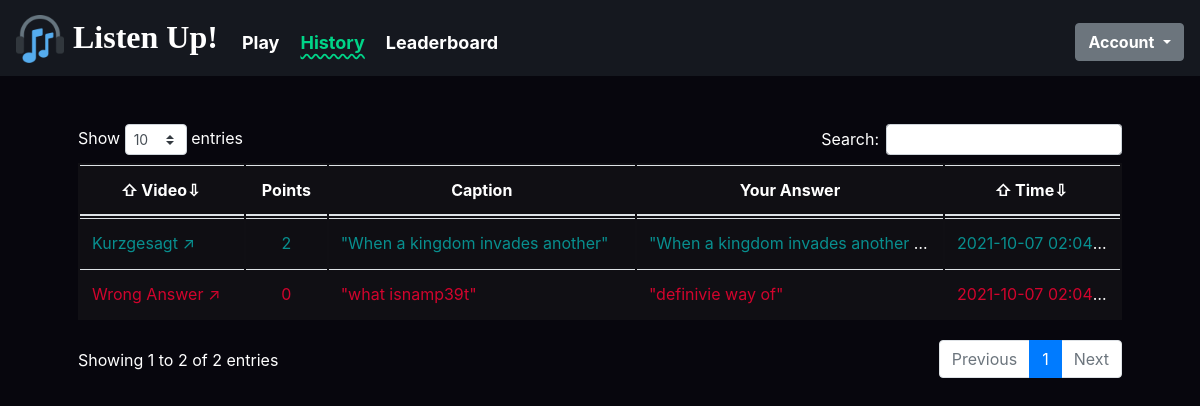
Screenshot of /history (signed in) with the database file from the repository.
### tables this page shows
CREATE TABLE history (id INTEGER PRIMARY KEY AUTOINCREMENT NOT NULL, user_id INTEGER NOT NULL, yturl TEXT NOT NULL, caption TEXT NOT NULL, answer TEXT NOT NULL, point NUMERIC NOT NULL, time TIMESTAMP DEFAULT CURRENT_TIMESTAMP NOT NULL, isbuggy INTEGER NOT NULL DEFAULT 0, FOREIGN KEY(user_id) REFERENCES users(id));

### application.py (the view)
@app.route("/history")
@login_required
def history():
    rows = db.execute("SELECT * FROM history WHERE user_id=:id", id=session["user_id"])
    return render_template("history.html", rows=rows)

### application.py (called while the page is built)
@app.after_request
def after_request(response):
    response.headers["Cache-Control"] = "no-cache, no-store, must-revalidate"
    response.headers["Expires"] = 0
    response.headers["Pragma"] = "no-cache"
    return response

### helpers.py (called while the page is built)
def login_required(f):
    @wraps(f)
    def decorated_function(*args, **kwargs):
        if session.get("user_id") is None:
            return redirect("/login")
        return f(*args, **kwargs)
    return decorated_function

### templates/history.html (shortened to what this page needs)
{% extends "layout.html" %}
{% set active_page = "history" %}
{% block main %}
    <table class="table table-striped" id="historytable" style="width: 100%; background-color: #3333;">
        <thead>
            <tr style="text-align: center;">
                <th style="width: 17%;">Video</th>
                <th style="width: 5%;">Points</th>
                <th style="width: 30%;">Caption</th>
                <th style="width: 30%;">Your Answer</th>
                <th style="width: 18%;">Time</th>
            </tr>
        </thead>
        <tbody>
            {% for row in rows %}
                <tr>
                    <td>
                        <a href="{{ row['yturl'] }}" target=”_blank” id="channel">
                            {% if row['point'] == 3 %}
                                <span style="color: #00FFFF;">Minute Earth &#x2197;</span>
                            {% elif row['point'] == 2 %}
                                <span style="color: #088F8F;">Kurzgesagt &#x2197;</span>
                            {% elif row['point'] == 1 %}
                                <span style="color: #89CFF0;">Ted Ed &#x2197;</span>
                            {% else %}
                                <span style="color: #D2042D;">Wrong Answer &#x2197;</span>
                            {% endif %}
                        </a>
                    </td>
                    <td style="text-align: center;">
                        {% if row['point'] == 3 %}
                            <span style="color: #00FFFF;">{{ row['point'] }}</span>
                        {% elif row['point'] == 2 %}
                            <span style="color: #088F8F;">{{ row['point'] }}</span>
                        {% elif row['point'] == 1 %}
                            <span style="color: #89CFF0;">{{ row['point'] }}</span>
                        {% else %}
                            <span style="color: #D2042D;">{{ row['point'] }}</span>
                        {% endif %}
                    </td>
                    <td>
                        {% if row['point'] == 3 %}
                            <span style="color: #00FFFF;" title="{{ row['caption'] }}">"{{ row['caption'] }}"</span>
                        {% elif row['point'] == 2 %}
                            <span style="color: #088F8F;" title="{{ row['caption'] }}">"{{ row['caption'] }}"</span>
                        {% elif row['point'] == 1 %}
                            <span style="color: #89CFF0;" title="{{ row['caption'] }}">"{{ row['caption'] }}"</span>
                        {% else %}
                            <span style="color: #D2042D;" title="{{ row['caption'] }}">"{{ row['caption'] }}"</span>
                        {% endif %}
                    </td>
                    <td>
                        {% if row['point'] == 3 %}
                            <span style="color: #00FFFF;" title="{{ row['answer'] }}">"{{ row['answer'] }}"</span>
                        {% elif row['point'] == 2 %}
                            <span style="color: #088F8F;" title="{{ row['answer'] }}">"{{ row['answer'] }}"</span>
                        {% elif row['point'] == 1 %}
                            <span style="color: #89CFF0;" title="{{ row['answer'] }}">"{{ row['answer'] }}"</span>
                        {% else %}
                            <span style="color: #D2042D;" title="{{ row['answer'] }}">"{{ row['answer'] }}"</span>
                        {% endif %}
                    </td>
                    <td>
                        {% if row['point'] == 3 %}
                            <span style="color: #00FFFF;">{{ row['time'] }}</span>
                        {% elif row['point'] == 2 %}
                            <span style="color: #088F8F;">{{ row['time'] }}</span>
                        {% elif row['point'] == 1 %}
                            <span style="color: #89CFF0;">{{ row['time'] }}</span>
                        {% else %}
                            <span style="color: #D2042D;">{{ row['time'] }}</span>
                        {% endif %}
                    </td>
                </tr>
            {% endfor %}
        </tbody>
    </table>
{% endblock %}

### static/styles.css (style rules this page uses)
.table { width: 100%; margin-bottom: 1rem; background-color: transparent; }
main table { text-align: left; }
table { border-collapse: collapse; }
table { display: table; border-collapse: separate; box-sizing: border-box; text-indent: initial; border-spacing: 2px; border-color: grey; }
body { background-color: #07060d; overflow-x: hidden; }
td { max-width: 100px; white-space: nowrap; overflow: hidden; text-overflow: ellipsis; color: white; }
td:before { content: attr(title); }
th { color: white; }
table.dataTable thead .sorting:before, table.dataTable thead .sorting_asc:before, table.dataTable thead .sorting_desc:before, table.dataTable thead .sorting_asc_disabled:before, table.dataTable thead .sorting_desc_disabled:before { right: 1em; content: "\21E7"; margin-right: 3px; }
table.dataTable thead .sorting:after, table.dataTable thead .sorting_asc:after, table.dataTable thead .sorting_desc:after, table.dataTable thead .sorting_asc_disabled:after, table.dataTable thead .sorting_desc_disabled:after { right: 0.5em; content: "\21E9"; margin-right: 3px; }

### rows the page displays
history: shows "Kurzgesagt ↗", point "2", caption "When a kingdom invades another", answer "When a kingdom invades another…", time "2021-10-07 02:04…"
history: shows "Wrong Answer ↗", point "0", caption "what isnamp39t", answer "definivie way of", time "2021-10-07 02:04…"
